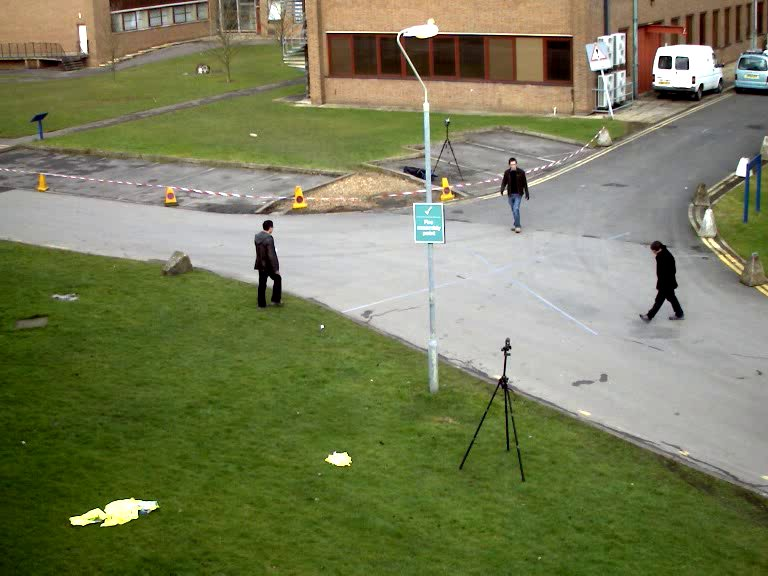
#> input picture backend/tests/fixtures/traffic/street_day.jpg, 768 x 576 px; its folder holds only this picture in this run
$ python -i detectors.py   (imports and definitions only)
#> lines starting #> are read from the running program, lines starting #| are printed output that depends on the picture; after the words box and inside, x2 and y2 are one past the last pixel; in counts of white or black regions, pixels touching at a corner belong together
#> further down, picture is the input picture: shape (576, 768, 3); mean B, G, R 89.3, 125.6, 120.7
"""Ensemble members for vehicle detection in still images from fixed or mobile cameras.

Each member is independent, deterministic and returns candidates in source pixels:
`{"member", "cls", "score", "box": [x, y, w, h], "attrs": {...}}`.

- `yolox`: the bundled YOLOX COCO detector (Apache-2.0), run on the whole picture and, for
  long-range scenes, on overlapping full-resolution tiles so that small, distant vehicles reach the
  network at a usable size (slicing-aided inference, Akyon et al. 2022).
- `lights`: vehicles at night from their lamps. Bright compact blobs are found by thresholding;
  pairs of similar blobs side by side are a vehicle's headlights (white / yellow) or tail-lights
  (red). Blobs where the camera's learned background shows a light (street lamps, signs, windows)
  are discarded. A single unpaired lamp far from the camera is kept with a low score.
- `change`: day or night difference against the camera's learned background picture (per-pixel
  median of earlier images in the same lighting); compact changed regions are vehicle candidates.

Members propose; the ensemble (ensemble.py) decides.
"""

from __future__ import annotations

import cv2
import numpy as np

VEHICLE_CLASSES = ("car", "truck", "bus", "motorcycle", "bicycle")
LIGHT_CLASSES = ("vehicle_headlights", "vehicle_taillights", "vehicle_lamp")
MEMBERS = ("yolox", "lights", "change")

MEMBER_INFO = {
    "yolox": {"label": "Learned detector (YOLOX, COCO)", "version": "1.0.0",
              "reference": "Ge et al., 'YOLOX: Exceeding YOLO Series in 2021', arXiv:2107.08430; tiling after "
                           "Akyon et al., 'Slicing Aided Hyper Inference', ICIP 2022."},
    "lights": {"label": "Vehicle lamps (night)", "version": "1.0.0",
               "reference": "Blob detection and symmetric lamp pairing, after O'Malley, Jones and Glavin, "
                            "'Rear-lamp vehicle detection and tracking in low-exposure color video', IEEE T-ITS 2010."},
    "change": {"label": "Change against learned background", "version": "1.0.0",
               "reference": "Per-pixel temporal median background and robust (median + k*MAD) thresholding."},
}


# Learned detector -----------------------------------------------------------------------------------


# [62 lines left out: functions yolox_member, veto_people, _starts, _touches_inner_edge, not called in this run]


# Vehicle lamps ----------------------------------------------------------------------------------------


def lamp_blobs(bgr: np.ndarray, *, bright: float = 0.0, min_area: int = 3, max_area_frac: float = 0.01) -> list[dict]:
    """Compact bright blobs with their colour class (white / red / other)."""
#> called with bright = 0, min_area = 3, max_area_frac = 0.01
    h, w = bgr.shape[:2]
#> h = 576; w = 768
    hsv = cv2.cvtColor(bgr, cv2.COLOR_BGR2HSV)
#> hsv: shape (576, 768, 3); mean H, S, V 42.6, 107.2, 130.6
    v = hsv[..., 2]
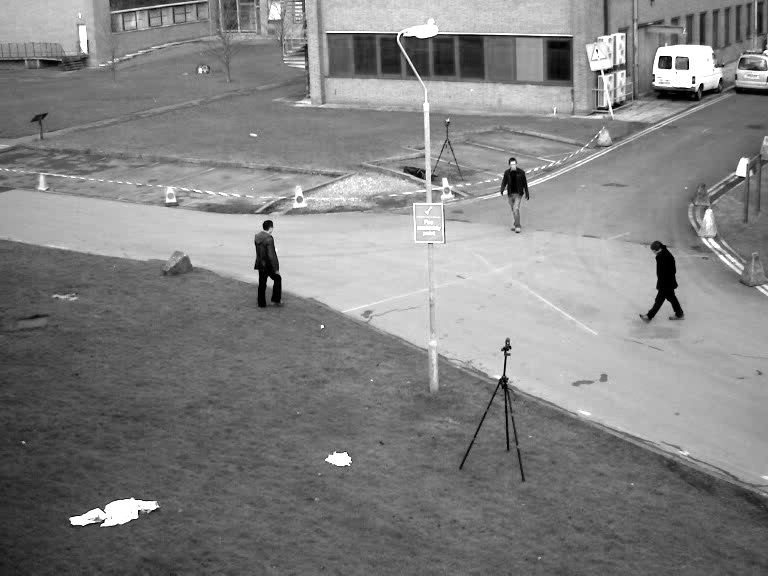
#> v: shape (576, 768); min 0, max 255, mean 130.6
    thr = bright or max(200.0, float(np.percentile(v, 99.7)))
#> thr = 255
    b, g, r = (bgr[..., i].astype(np.int16) for i in range(3))
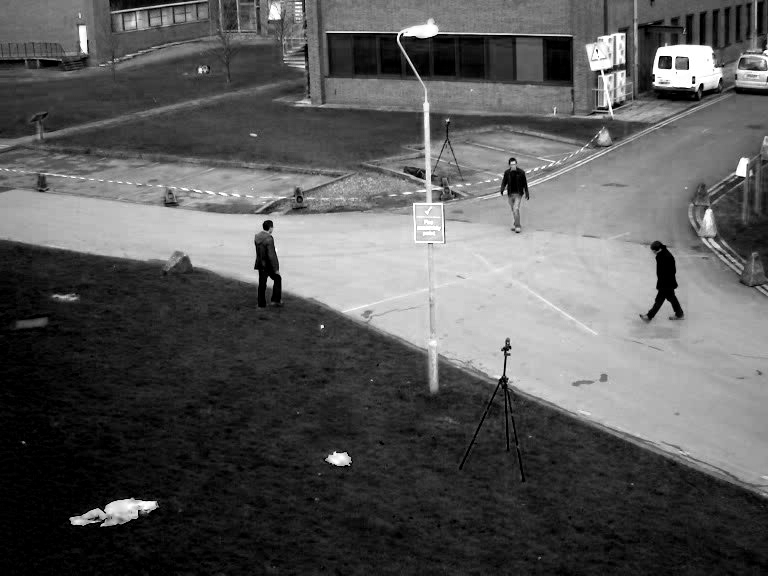
#> b: shape (576, 768) int16; min 0, max 255, mean 89.3
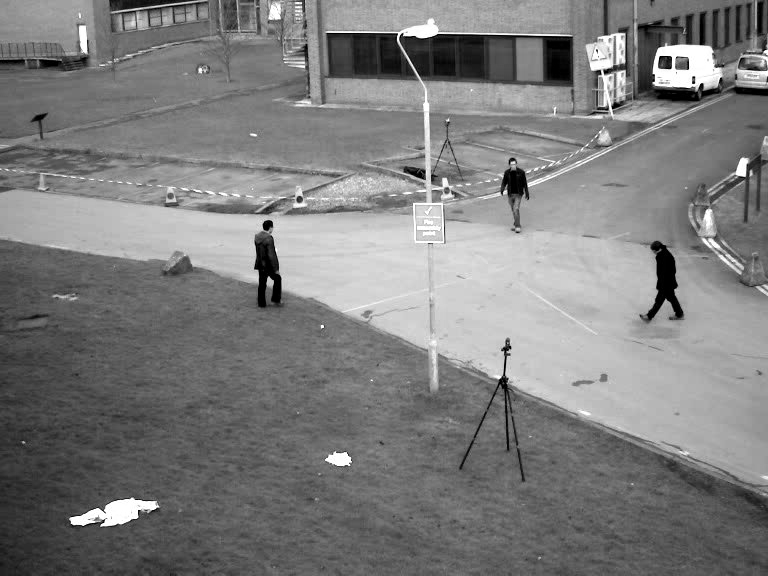
#> g: shape (576, 768) int16; min 0, max 255, mean 125.6
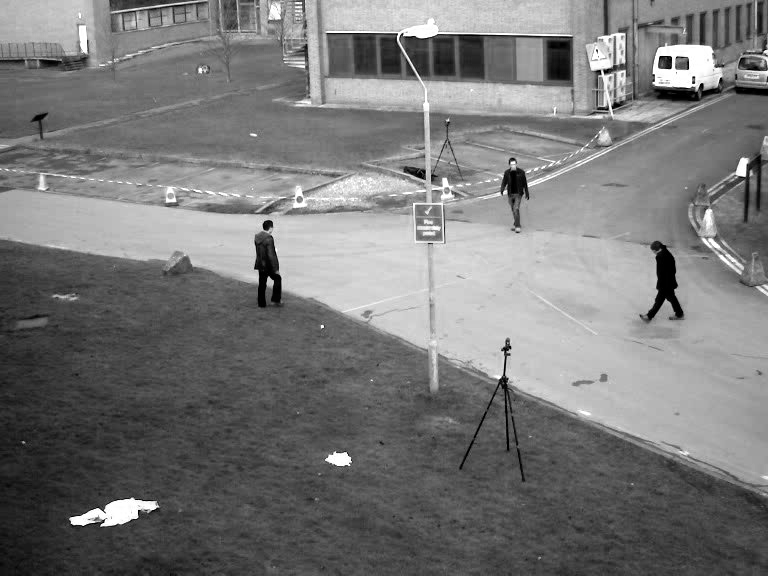
#> r: shape (576, 768) int16; min 0, max 255, mean 120.7
    # Red lamps saturate less than white ones: a separate, lower threshold on red dominance.
    redness = (r - np.maximum(g, b))
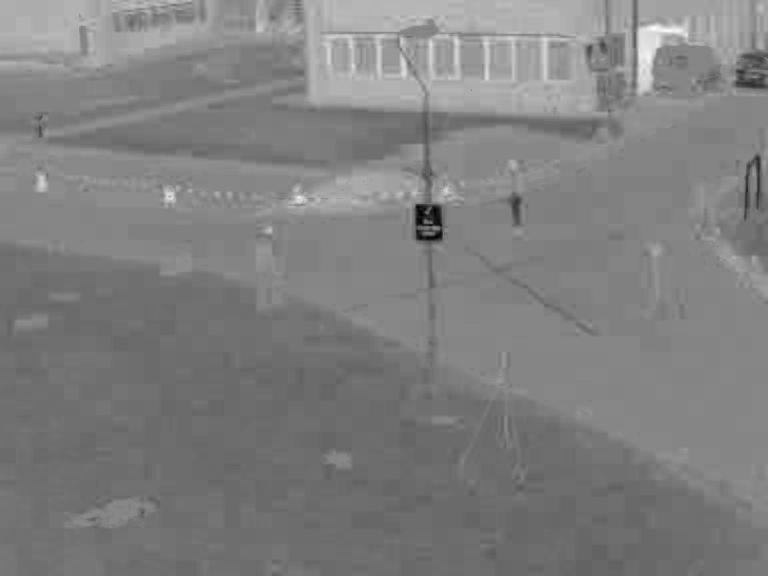
#> redness: shape (576, 768) int16; min -117, max 105, mean -5.4; drawn with min black and max white
    red_mask = (redness > 60) & (r > 120)
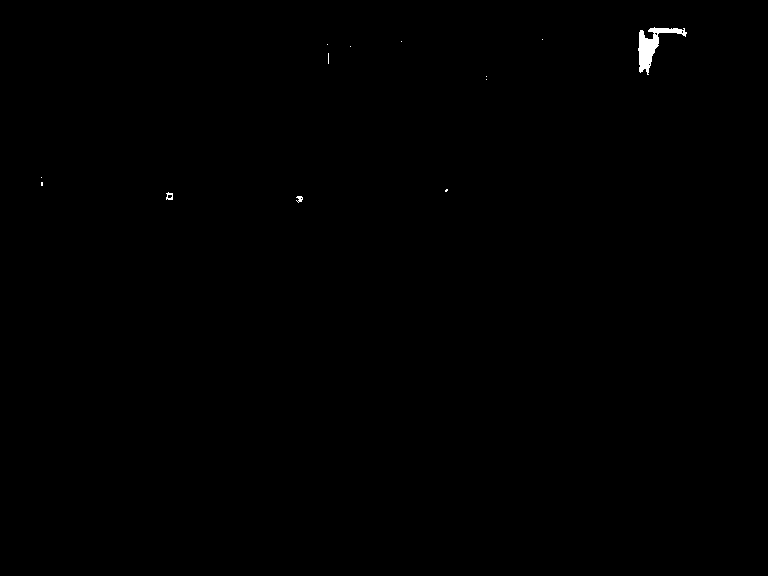
#> red_mask: shape (576, 768) bool; 0.19% white; 13 white regions (10 under 20 px), largest, box (x1, y1, x2, y2) and area: (638, 27, 687, 75) 750, (166, 192, 173, 200) 35, (296, 196, 303, 203) 30
    core = (v >= thr) | red_mask
#> core: shape (576, 768) bool; 1.3% white; 218 white regions (189 under 20 px), largest, box (x1, y1, x2, y2) and area: (653, 45, 721, 88) 1479, (71, 499, 157, 526) 822, (638, 27, 687, 75) 750
    core = cv2.morphologyEx(core.astype(np.uint8), cv2.MORPH_OPEN, np.ones((2, 2), np.uint8)) if min(h, w) > 400 else core.astype(np.uint8)
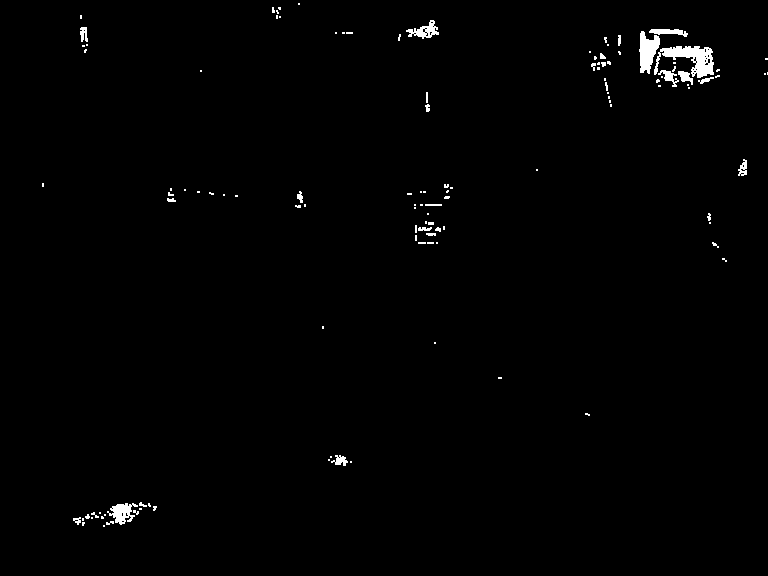
#> core: shape (576, 768); values 0 (black) and 1 (white), 0.92% white; 121 white regions (93 under 20 px), largest, box (x1, y1, x2, y2) and area: (654, 46, 714, 78) 913, (639, 31, 660, 74) 553, (107, 503, 138, 525) 353
    n, lab, stats, cent = cv2.connectedComponentsWithStats(core, connectivity=8)
#> lab: shape (576, 768) int32; 122 distinct labels, from 0 to 121
#> n = 122; stats = 122 rows, first 6: [0, 0, 768, 576, 438280], [298, 3, 2, 2, 4], [272, 7, 3, 6, 15], [278, 7, 3, 3, 8], [276, 10, 3, 4, 8], [80, 15, 2, 4, 8]; cent = 122 pairs, first value 42.5 to 767, second value 3.5 to 525.5
    out = []
    max_area = max_area_frac * h * w
#> max_area = 4423.7
    for i in range(1, n):
        x, y, bw, bh, area = (int(s) for s in stats[i])
        if area < min_area or area > max_area:
            continue
        if bw > 6 * bh or bh > 4 * bw:  # lines, reflections on the road, poles
            continue
        m = lab[y:y + bh, x:x + bw] == i
        rr = float(redness[y:y + bh, x:x + bw][m].mean())
        colour = "red" if rr > 40 else "white"
        out.append({"box": [x, y, bw, bh], "area": area, "c": (float(cent[i][0]), float(cent[i][1])),
                    "d": float(np.sqrt(area / np.pi) * 2), "colour": colour, "label": i})
#> this loop made 121 passes
#> (x, y, bw, bh, area, rr, colour) on passes 8, 9, 10, 11, 16, 21, 25, 29, 31, 37, 38, 43: (406, 20, 33, 19, 276, 0.978, 'white'), (80, 27, 8, 15, 86, 2.73, 'white'), (649, 29, 39, 8, 181, 79.52, 'red'), (639, 31, 21, 43, 553, 77.27, 'red'), (618, 35, 3, 11, 30, -10.33, 'white'), (654, 46, 60, 32, 913, -2.01, 'white'), (600, 53, 6, 6, 26, 3.12, 'white'), (591, 63, 5, 8, 24, -4.5, 'white'), (601, 62, 5, 5, 20, -0.35, 'white'), (658, 70, 21, 17, 140, -0.493, 'white'), (678, 71, 15, 14, 115, 0.991, 'white'), (698, 77, 16, 7, 49, -20.53, 'white')
#> (x, y, bw, bh, area) on pass 50: (426, 92, 2, 11, 22)
#> after the loop, out = 119 items
    return out


# [131 lines left out: functions lights_member, change_member, _clip, iou, _nms, not called in this run]

>>> import cv2
>>> picture = cv2.imread('../../tests/fixtures/traffic/street_day.jpg')
>>> result = lamp_blobs(picture)
#> result = 119 items
